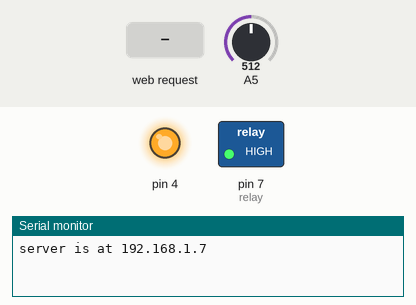
This sketch was run on a simulated Arduino Uno, built with avr-gcc and run on an emulated ATmega328P. Parts: switched loads named in the sketch (green lamp = pin HIGH), output pins drawn as LEDs (lit = HIGH), the last lines printed to the serial monitor. Inputs (shaded band) come from the test bench; at power-on: A5 = 512. WiFi joins after 1.5 s; servers stay silent unless stated.

Above: at 1.2 s.
1.3 s: HTTP request GET /relay1on received
At 2.4 s:
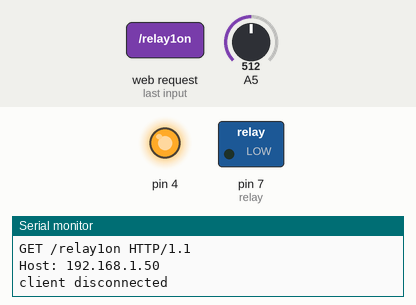
3.0 s: HTTP request GET /relay1off received
At 3.5 s:
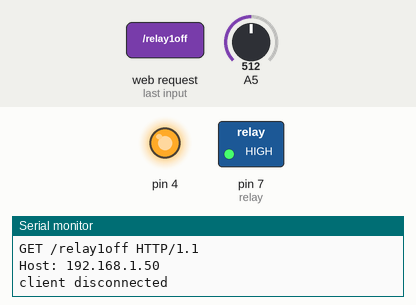
Timing chart, 0 to 6.0 s (numbered marks = the images above; inputs shaded):
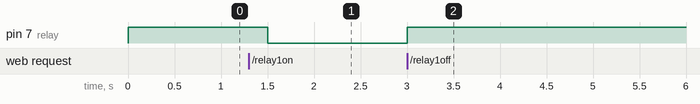

Measured:
- after the input at 1.3 s, pin 7 (relay): HIGH → LOW after 0.21 s
- after the input at 3.0 s, pin 7 (relay): LOW → HIGH at once

The sketch:

codigo.ino
```cpp
/*
  Web Server

 A simple web server that shows the value of the analog input pins.
 using an Arduino Wiznet Ethernet shield.

 Circuit:
 * Ethernet shield attached to pins 10, 11, 12, 13
 * Analog inputs attached to pins A0 through A5 (optional)

 created 18 Dec 2009
 by David A. Mellis
 modified 9 Apr 2012
 by Tom Igoe
 modified 02 Sept 2015
 by Arturo Guadalupi
 MODIFICADO NUEVAMENTE POR SERGIO HIDALGO 19/06/2018

Voltimetro de hasta 55vdc
Circuito
r1 esta conectado al positivo
r2 esta conectado al negativo
el valor analogico se toma en la union de las dos resistencias
Con 10 muestras

 */
//incluyo para el voltimetro
// número de muestras analógicas a tomar para la lectura
#define NUM_SAMPLES 20
int sum = 0;                    // suma de muestras hechas
unsigned char sample_count = 0; // numero de la muestra
float voltage = 0.0;            // voltaje calculado

#include <SPI.h>
#include <Ethernet.h>

// Enter a MAC address and IP address for your controller below.
// The IP address will be dependent on your local network:
byte mac[] = {
  0xDE, 0xAD, 0xBE, 0xEF, 0xFE, 0xED
};
IPAddress ip(192, 168, 1, 7);

// Initialize the Ethernet server library
// with the IP address and port you want to use
// (port 80 is default for HTTP):
EthernetServer server(80);

//ESTO CAMBIA PARA VOLTIMETRO
//float v1 = 5.033; // valor real de la alimentacion de Arduino, Vcc
//float r1 = 977000; // 1M 979900
//float r2 = 100820; // 100K 100110
//float temperature = 0.0;
//LO ANTERIOR VOLTIMETRO
//ACA AGREGO LO DEL RELAY
// Relay state and pin
String relay1State = "Off";
const int relay = 7;

// Client variables
char linebuf[80];
int charcount=0;
//HASTA ACA LO DEL RELAY

void setup() {
  //ACA AGREGO LO DEL RELAY
    // Relay module prepared
    pinMode(relay, OUTPUT);
    digitalWrite(relay, HIGH);
    //HASTA ACA LO DEL RELAY
  //SIRVE PARA QUE NO MOLESTE LA SD CARD ARROJANDO 255.255.255.255
  pinMode(4, OUTPUT);
  digitalWrite(4, HIGH);

  // Open serial communications and wait for port to open:
  Serial.begin(9600);
  while (!Serial) {
    ; // wait for serial port to connect. Needed for native USB port only
  }


  // start the Ethernet connection and the server:
  Ethernet.begin(mac, ip);
  server.begin();
  Serial.print("server is at ");
  Serial.println(Ethernet.localIP());
  //CAMBIA A VOLTIMETRO

    /*
    Serial.println("DC VOLTMETER");
    Serial.print("Maximum Voltage: ");
    Serial.print((int)(v1 / (r2 / (r1 + r2))));
    Serial.println("V");
    Serial.println("--------------------");
    Serial.println("");
    delay(2000);  */
    //temperature = (float)tempData / 20.0;
    //Serial.print("Temperature: ");
    //Serial.print(temperature);
    //SI LO ANTERIOR
}
//se agrega un void para el webserver

// Display dashboard page with on/off button for relay
// It also print Temperature in C and F
void dashboardPage(EthernetClient &client) {
  client.println("<!DOCTYPE HTML><html><head>");
  client.println("<meta name=\"viewport\" content=\"width=device-width, initial-scale=1\"></head><body>");
  client.println("<h3>Arduino Web Server - <a href=\"/\">Refresh</a></h3>");
  // Generates buttons to control the relay
  client.println("<h4>Relay 1 - State: " + relay1State + "</h4>");
  // If relay is off, it shows the button to turn the output on
  if(relay1State == "Off"){
    client.println("<a href=\"/relay1on\"><button>ON</button></a>");
  }
  // If relay is on, it shows the button to turn the output off
  else if(relay1State == "On"){
    client.println("<a href=\"/relay1off\"><button>OFF</button></a>");
  }
  client.println("</body></html>");
}
//hasta aca el webserver


void loop() {
  // listen for incoming clients
  EthernetClient client = server.available();
  if (client) {
    Serial.println("new client");
    //Esto agrgue para VOLTIMETRO
    // tomar un número de muestras analógicas y sumarlas
    while (sample_count < NUM_SAMPLES) {
        sum += analogRead(A5);
        sample_count++;
        delay(10);
    }
    // calcular la tensión de utilizar 5,0 para una tensión 5.0V
    // ADC de referencia
    // 5.033V es la tensión de referencia calibrada
    voltage = ((float)sum / (float)NUM_SAMPLES * 5.033) / 1024.0;
    // Envia voltaje para su visualización en tensión Serial Monitor
    // multiplicado por 11 cuando se utiliza divisor de tensión que
    // divide por 11.
    // 11.132 es el valor calibrado del división de tensión
    //Tengo que cambiar lo de abajo para leer por http
    /*
    Serial.print(voltage * 10.73);
    Serial.println (" V");
    sample_count = 0;
    sum = 0;
    */
    /*
    float v = (analogRead(5) * v1) / 1024.0;
    float v2 = v / (r2 / (r1 + r2));//relacion de divisor 10.69 o 10.73
    //LO DE ARRIBA VOLTIMETRO */
    //agrego cosas para el webserver
    memset(linebuf,0,sizeof(linebuf));
    charcount=0;
    //hasta aca lo del webserver


    // an http request ends with a blank line
    boolean currentLineIsBlank = true;
    while (client.connected()) {
      if (client.available()) {
        char c = client.read();
        Serial.write(c);
        //lo del webserver
        //read char by char HTTP request
        linebuf[charcount]=c;
        if (charcount<sizeof(linebuf)-1) charcount++;
        //hasta aca lo del webserver
        // if you've gotten to the end of the line (received a newline
        // character) and the line is blank, the http request has ended,
        // so you can send a reply
        if (c == '\n' && currentLineIsBlank) {
          //agrego lo del webserver

            //hasta aca lo del webserver


        /*
            // send a standard http response header
            client.println("HTTP/1.1 200 OK");
             client.println("Content-Type: text/html");
             client.println("Connection: close");  // the connection will be closed after completion of the response
             client.println("Refresh: 5");  // refresh the page automatically every 5 sec
             client.println();
             client.println("<!DOCTYPE HTML>");
             client.println("<html>");
             // output the value of each analog input pin
            //ACA se agrega el VOLTIMETRO

            client.print("VDC: ");
            client.print(voltage * 10.73);
            client.println (" Voltios");
            client.println("<br />");//salta de linea
            sample_count = 0;
            sum = 0;
        */
            /*
             client.print("VDC: ");
             client.println(v2);
             client.println("voltios");
             client.println("<br />");
             delay(1000);*/
            //client.print("Temperature: ");
             //client.print(temperature);
             //ESTO DE ARRIBA CAMBIA A VOLTIMETRO
        /*
            for (int analogChannel = 0; analogChannel < 6; analogChannel++) {
            int sensorReading = analogRead(analogChannel);
            client.print("analog input ");
            client.print(analogChannel);
            client.print(" is ");
            client.print(sensorReading);
            client.println("<br />");
          }
          client.println("</html>");
        */
            //agrego esto del webserver
        dashboardPage(client);
            //lo anterior  del webserver
          break;
        }
        if (c == '\n') {
            //agrego esto del webserver
            if (strstr(linebuf,"GET /relay1off") > 0){
            digitalWrite(relay, HIGH);
            relay1State = "Off";
          }
          else if (strstr(linebuf,"GET /relay1on") > 0){
            digitalWrite(relay, LOW);
            relay1State = "On";
          }
          // you're starting a new line
          currentLineIsBlank = true;
          memset(linebuf,0,sizeof(linebuf));
          charcount=0;
          //lo de arriba webserver
            /* comento esto para agregar lo de arriba
          // you're starting a new line
          currentLineIsBlank = true;
          */
        } else if (c != '\r') {
          // you've gotten a character on the current line
          currentLineIsBlank = false;
        }
      }
    }
    // give the web browser time to receive the data
    delay(1);
    // close the connection:
    client.stop();
    Serial.println("client disconnected");
  }
}
```
